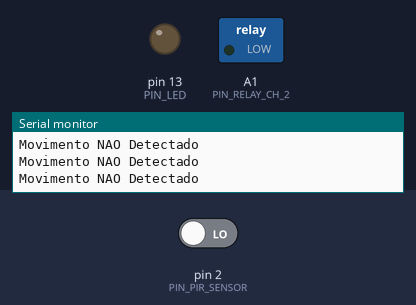
This sketch was run on a simulated Arduino Uno, built with avr-gcc and run on an emulated ATmega328P. Parts: switched loads named in the sketch (green lamp = pin HIGH), output pins drawn as LEDs (lit = HIGH), the last lines printed to the serial monitor. The inputs (shaded band) are chosen by the test bench; at power-on: pin 2 (PIN_PIR_SENSOR) LOW.

Above: at 2.8 s.
2.9 s: pin 2 (PIN_PIR_SENSOR) driven HIGH
At 4.1 s:
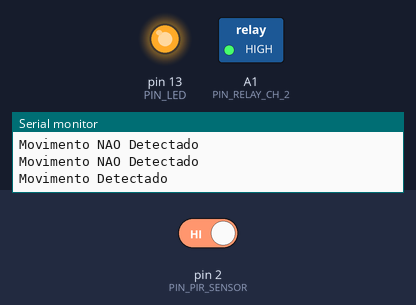
Timing chart, 0 to 5.9 s (numbered marks = the images above; inputs shaded):
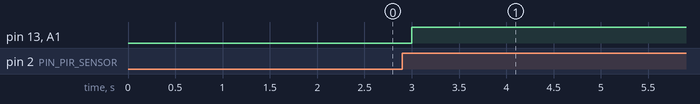

Measured:
- after the input at 2.9 s, pin 13 (PIN_LED), A1 (PIN_RELAY_CH_2): LOW → HIGH after 0.10 s

The sketch:

AirFlowDuino.ino
```cpp
#define PIN_LED 13
#define PIN_PIR_SENSOR 2
#define PIN_RELAY_CH_2 A1

#define FAN_DELAY 60000 * 60

int pirState = LOW;

void setup() {
  pinMode(PIN_LED, OUTPUT);
  pinMode(PIN_RELAY_CH_2, OUTPUT);
  pinMode(PIN_PIR_SENSOR, INPUT);

  digitalWrite(PIN_LED, LOW);
  digitalWrite(PIN_RELAY_CH_2, LOW);

  Serial.begin(9600);
}

void loop() {
  readPIR();

  handleLed();
  handleRelay();

  delay(1000);
}

void readPIR() {

  if (digitalRead(PIN_PIR_SENSOR) == HIGH) {
    Serial.println("Movimento Detectado");
    pirState = HIGH;
  } else {
    Serial.println("Movimento NAO Detectado");
    pirState = LOW;
  }
}

bool hasMove() {
  return pirState == HIGH;
}

void handleLed() {
  if (hasMove()) {
    digitalWrite(PIN_LED, HIGH);
  } else {
    digitalWrite(PIN_LED, LOW);
  }
}

void handleRelay() {
  if (hasMove()) {
    digitalWrite(PIN_RELAY_CH_2, HIGH);
    delay(FAN_DELAY);
  } else {
    digitalWrite(PIN_RELAY_CH_2, LOW);
  }
}
```
